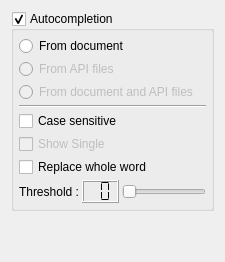
       <widget class="QWidget" name="pAutoCompletion">
        <layout class="QVBoxLayout" name="verticalLayout_3">
         <item>
          <widget class="QGroupBox" name="gbAutoCompletion">
           <property name="title">
            <string>Autocompletion</string>
           </property>
           <property name="checkable">
            <bool>true</bool>
           </property>
           <layout class="QVBoxLayout" name="verticalLayout_4">
            <property name="spacing">
             <number>3</number>
            </property>
            <property name="margin">
             <number>5</number>
            </property>
            <item>
             <widget class="QRadioButton" name="rbDocument">
              <property name="text">
               <string>From document</string>
              </property>
             </widget>
            </item>
            <item>
             <widget class="QRadioButton" name="rbApi">
              <property name="enabled">
               <bool>false</bool>
              </property>
              <property name="text">
               <string>From API files</string>
              </property>
             </widget>
            </item>
            <item>
             <widget class="QRadioButton" name="rbFromBoth">
              <property name="enabled">
               <bool>false</bool>
              </property>
              <property name="text">
               <string>From document and API files</string>
              </property>
             </widget>
            </item>
            <item>
             <widget class="Line" name="line">
              <property name="orientation">
               <enum>Qt::Horizontal</enum>
              </property>
             </widget>
            </item>
            <item>
             <widget class="QCheckBox" name="cbAutoCompletionCaseSensitivity">
              <property name="text">
               <string>Case sensitive</string>
              </property>
             </widget>
            </item>
            <item>
             <widget class="QCheckBox" name="cbAutoCompletionShowSingle">
              <property name="enabled">
               <bool>false</bool>
              </property>
              <property name="text">
               <string>Show Single</string>
              </property>
             </widget>
            </item>
            <item>
             <widget class="QCheckBox" name="cbAutoCompletionReplaceWord">
              <property name="text">
               <string>Replace whole word</string>
              </property>
             </widget>
            </item>
            <item>
             <layout class="QHBoxLayout" name="horizontalLayout_3">
              <item>
               <widget class="QLabel" name="lAutoCompletionThreshold">
                <property name="text">
                 <string>Threshold :</string>
                </property>
               </widget>
              </item>
              <item>
               <widget class="QLCDNumber" name="lnAutoCompletionThreshold">
                <property name="sizePolicy">
                 <sizepolicy hsizetype="Fixed" vsizetype="Fixed">
                  <horstretch>0</horstretch>
                  <verstretch>0</verstretch>
                 </sizepolicy>
                </property>
                <property name="numDigits">
                 <number>2</number>
                </property>
                <property name="segmentStyle">
                 <enum>QLCDNumber::Flat</enum>
                </property>
               </widget>
              </item>
              <item>
               <widget class="QSlider" name="sAutoCompletionThreshold">
                <property name="sizePolicy">
                 <sizepolicy hsizetype="Expanding" vsizetype="Fixed">
                  <horstretch>0</horstretch>
                  <verstretch>0</verstretch>
                 </sizepolicy>
                </property>
                <property name="minimum">
                 <number>0</number>
                </property>
                <property name="maximum">
                 <number>7</number>
                </property>
                <property name="pageStep">
                 <number>2</number>
                </property>
                <property name="orientation">
                 <enum>Qt::Horizontal</enum>
                </property>
                <property name="tickInterval">
                 <number>1</number>
                </property>
               </widget>
              </item>
             </layout>
            </item>
           </layout>
          </widget>
         </item>
         <item>
          <spacer>
           <property name="orientation">
            <enum>Qt::Vertical</enum>
           </property>
           <property name="sizeHint" stdset="0">
            <size>
             <width>20</width>
             <height>40</height>
            </size>
           </property>
          </spacer>
         </item>
        </layout>
       </widget>
